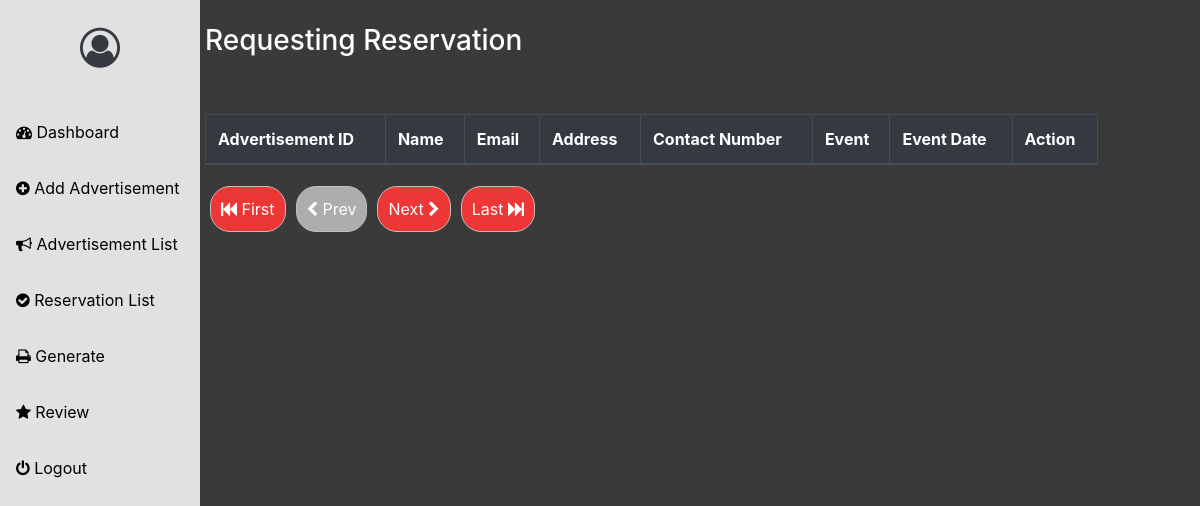
Before: /owner/booker.php (signed in) with the older database file.
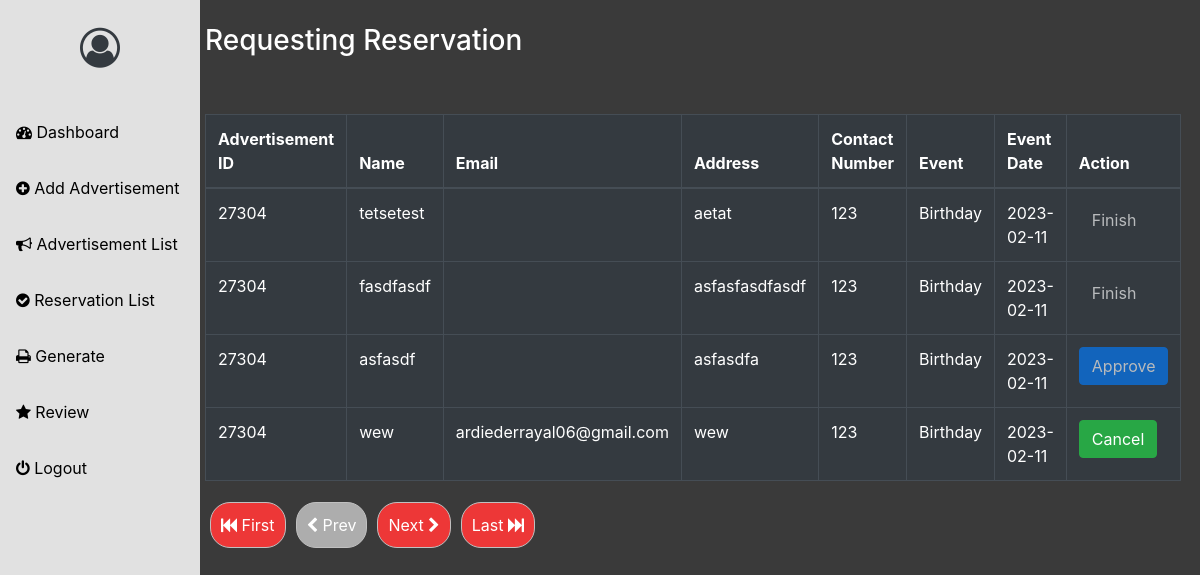
After: the same page with the newer database file.
### tables this page shows
CREATE TABLE `book` (
  `id` int(100) NOT NULL,
  `email` varchar(255) NOT NULL,
  `name` varchar(100) NOT NULL,
  `contact_number` varchar(80) NOT NULL,
  `Address` varchar(80) NOT NULL,
  `landlord_id` varchar(100) NOT NULL,
  `bhouse_id` varchar(100) NOT NULL,
  `status` varchar(80) NOT NULL,
  `reserve` varchar(80) NOT NULL,
  `event` varchar(80) NOT NULL,
  `event_date` varchar(80) NOT NULL,
  `finish` varchar(80) NOT NULL
);

### owner/session.php (called while the page is built, shortened)
<?php
   $user_check = $_SESSION['login_user'];
   $ses_sql = mysqli_query($dbconnection,"select * from owner where email = '$user_check' ");
   $row = mysqli_fetch_array($ses_sql,MYSQLI_ASSOC);
   $login_session = $row['id'];
?>

### owner/booker.php (the view, shortened to what this page needs)
<?php include('header.php'); ?>
<div class="row">
<div class="col-sm-2">
<?php include('sidebar.php'); ?>
</div>
<div class="col-sm-9 text-white">
<br />
<h3>Requesting Reservation</h3>
<br />
<br />
  <table class="table table-dark table-bordered">
    <thead>
      <tr>
        <th>Advertisement ID</th>
        <th>Name</th>
        <th>Email</th>
        <th>Address</th>
        <th>Contact Number</th>
        <th>Event</th>
        <th>Event Date</th>
        <th>Action</th>
      </tr>
    </thead>
    <tbody>
      <?php
if (isset($_GET['pageno'])) {
  $pageno = $_GET['pageno'];
} else {
  $pageno = 1;
}
  $no_of_records_per_page = 8;
  $offset = ($pageno-1) * $no_of_records_per_page;
  $total_pages_sql = "SELECT COUNT(*) FROM owner";
  $result_pages = mysqli_query($dbconnection,$total_pages_sql);
  $total_rows = mysqli_fetch_array($result_pages)[0];
  $total_pages = ceil($total_rows / $no_of_records_per_page);
  $sql = "SELECT * FROM book where landlord_id='$login_session' LIMIT $offset, $no_of_records_per_page";
  $result = mysqli_query($dbconnection,$sql);
  while($row = $result->fetch_assoc()) {
    $bhouse_id = $row['bhouse_id'];
    $status = $row['status'];
    $finish = $row['finish'];
?>
      <tr>
        <td><?php echo $bhouse_id; ?></td>
        <td><?php echo $row['name']; ?></td>
        <td><?php echo $row['email']; ?></td>
        <td><?php echo $row['Address']; ?></td>
        <td><?php echo $row['contact_number']; ?></td>
        <td><?php echo $row['event']; ?></td>
        <td><?php echo $row['event_date']; ?></td>
        <td>
          <?php
  $sql_check = "SELECT * FROM rental where rental_id='$bhouse_id'";
  $result_check = mysqli_query($dbconnection,$sql_check);
  while($row_check = $result_check->fetch_assoc()) {
    $reserve = $row_check['reserve'];
  }
  if ($reserve == 'yes') {
    $disable = 'disabled';
  } else if ($reserve == '') {
    $disable = '';
  }
?>
<?php if ($finish == '') { ?>
        	<?php if ($status == '') { ?>
        		<form action="" method="POST">
        			<button type="submit" name="approve" class="btn btn-primary" <?php echo $disable; ?>>Approve</button>
        		</form>
        	<?php } else { ?>
        		<form action="" method="POST">
              <button type="submit" name="unreserve" class="btn btn-success">Cancel</button>
            </form>
        	<?php } ?>
<?php } else { ?>
  <button class="btn btn-default text-white" disabled>Finish</button>
<?php } ?>
        </td>
      </tr>
<?php } ?>
    </tbody>
  </table>
<ul class="pagination">
        <li><a href="?pageno=1"><i class="fa fa-fast-backward" aria-hidden="true"></i> First</a></li>
        <li class="<?php if($pageno <= 1){ echo 'disabled'; } ?>">
            <a href="<?php if($pageno <= 1){ echo '#'; } else { echo "?pageno=".($pageno - 1); } ?>"><i class="fa fa-chevron-left" aria-hidden="true"></i> Prev</a>
        </li>
        <li class="<?php if($pageno >= $total_pages){ echo 'disabled'; } ?>">
            <a href="<?php if($pageno >= $total_pages){ echo '#'; } else { echo "?pageno=".($pageno + 1); } ?>">Next <i class="fa fa-chevron-right" aria-hidden="true"></i></a>
        </li>
        <li><a href="?pageno=<?php echo $total_pages; ?>">Last <i class="fa fa-fast-forward" aria-hidden="true"></i></a></li>
    </ul>
</div>
</div>
<?php include('footer.php'); ?>

### owner/header.php (shortened to what this page needs)
<?php include('../connection.php'); ?>
<?php include('session.php'); ?>
<!DOCTYPE html>
<html>
<head>
<link rel="stylesheet" href="https://cdn.jsdelivr.net/npm/bootstrap@4.6.2/dist/css/bootstrap.min.css">
<link rel="stylesheet" href="../src/richtext.min.css">
<link rel="stylesheet" href="https://maxcdn.bootstrapcdn.com/font-awesome/4.7.0/css/font-awesome.min.css">
</head>
<body>

### owner/sidebar.php
<div class="sidebar">
  <br />
  <center><h1><i class="fa fa-user-circle-o text-dark" aria-hidden="true"></i></h1></center>
  <br />
  <a class="active" href="dashboard.php"><i class="fa fa-tachometer" aria-hidden="true"></i> Dashboard</a>
  <a href="add.php"><i class="fa fa-plus-circle" aria-hidden="true"></i> Add Advertisement</a>
  <a href="advertisement.php"><i class="fa fa-bullhorn" aria-hidden="true"></i> Advertisement List</a>
  <a href="booker.php"><i class="fa fa-check-circle" aria-hidden="true"></i> Reservation List</a>
  <a href="generate.php"><i class="fa fa-print" aria-hidden="true"></i> Generate</a>
  <a href="../review.php"><i class="fa fa-star" aria-hidden="true"></i> Review</a>
  <a href="logout.php"><i class="fa fa-power-off" aria-hidden="true"></i> Logout</a>
</div>

### owner/footer.php (shortened to what this page needs)
</body>
</html>

### owner/header.php (style rules this page uses)
body, html { margin: 0; padding: 0; overflow-x: hidden; background: #3a3a3a; }
.sidebar { margin: 0; padding: 0; width: 200px; background-color: #e1e1e1; position: fixed; height: 100%; overflow: auto; }
.sidebar a { display: block; color: black; padding: 16px; text-decoration: none; color: #000; }
ul.pagination li { background: #ed3737; padding: 10px; margin: 5px; border: thin solid silver; border-radius: 20px; }
ul.pagination li a { color: #fff; }
ul.pagination li.disabled { background: #adadad; }

Changed rows visible on the page:
added book: bhouse "27304", name "tetsetest", Address "aetat", contact_number "123", event "Birthday", event_date "2023-02-11", finish "Finish"
added book: bhouse "27304", name "fasdfasdf", Address "asfasfasdfasdf", contact_number "123", event "Birthday", event_date "2023-02-11", finish "Finish"
added book: bhouse "27304", name "asfasdf", Address "asfasdfa", contact_number "123", event "Birthday", event_date "2023-02-11"
added book: bhouse "27304", name "wew", email "ardiederrayal06@gmail.com", Address "wew", contact_number "123", event "Birthday", event_date "2023-02-11"
